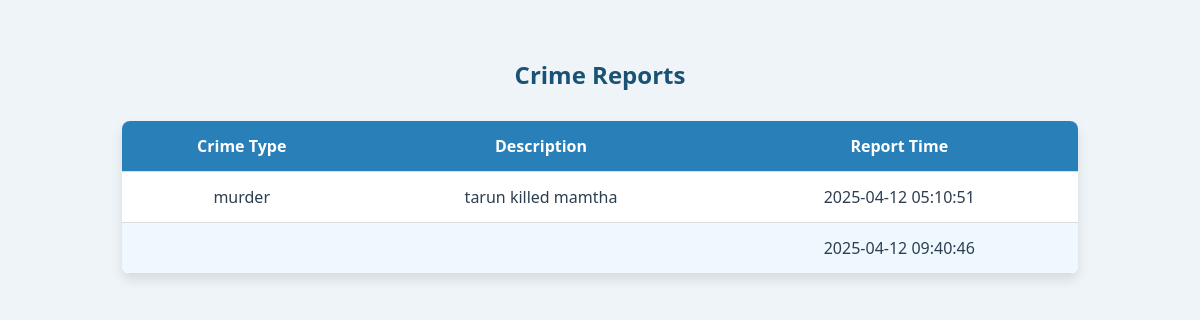
Before: /view_reports with the older database file.
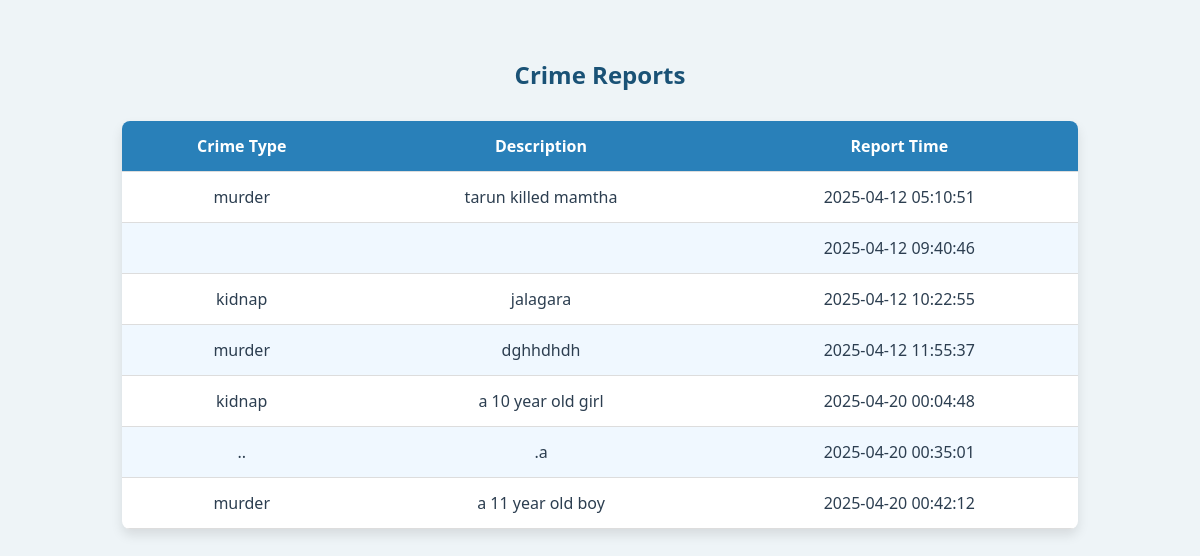
After: the same page with the newer database file.
### tables this page shows
CREATE TABLE reports (
    id INTEGER PRIMARY KEY AUTOINCREMENT,
    crime_type TEXT NOT NULL,
    description TEXT NOT NULL,
    report_time TIMESTAMP DEFAULT CURRENT_TIMESTAMP
);

### app.py (the view)
@app.route('/view_reports')
def view_reports():
    conn = sqlite3.connect('crime_reporting.db')
    cursor = conn.cursor()
    cursor.execute("SELECT * FROM reports")
    all_reports = cursor.fetchall()
    conn.close()
    print("Reports from DB:", all_reports)  # Good for debugging
    return render_template('view_reports.html', reports=all_reports)

### templates/view_reports.html (shortened to what this page needs)
<!DOCTYPE html>
<html lang="en">
<head>
</head>
<body>
    <h2>Crime Reports</h2>
    <table>
        <thead>
            <tr>
                <th>Crime Type</th>
                <th>Description</th>
                <th>Report Time</th>
            </tr>
        </thead>
        <tbody>
            {% for report in reports %}
                <tr>
                    <td>{{ report[1] }}</td>
                    <td>{{ report[2] }}</td>
                    <td>{{ report[3] }}</td>
                </tr>
            {% endfor %}
        </tbody>
    </table>
</body>
</html>

### templates/view_reports.html (style rules this page uses)
body { font-family: 'Segoe UI', Tahoma, Geneva, Verdana, sans-serif; background-color: #eef4f7; color: #2c3e50; padding: 30px; }
h2 { text-align: center; color: #1a5276; margin-bottom: 30px; }
table { width: 85%; margin: 0 auto; border-collapse: collapse; background-color: #ffffff; box-shadow: 0 6px 12px rgba(0, 0, 0, 0.1); border-radius: 8px; overflow: hidden; }
th, td { padding: 14px 18px; border-bottom: 1px solid #ddd; text-align: center; }
th { background-color: #2980b9; color: #fff; }
tr:nth-child(even) { background-color: #f0f8ff; }

Changed rows visible on the page:
added reports: crime_type "kidnap", description "jalagara", report_time "2025-04-12 10:22:55"
added reports: crime_type "murder", description "dghhdhdh", report_time "2025-04-12 11:55:37"
added reports: crime_type "kidnap", description "a 10 year old girl", report_time "2025-04-20 00:04:48"
added reports: crime_type "..", description ".a", report_time "2025-04-20 00:35:01"
added reports: crime_type "murder", description "a 11 year old boy", report_time "2025-04-20 00:42:12"
